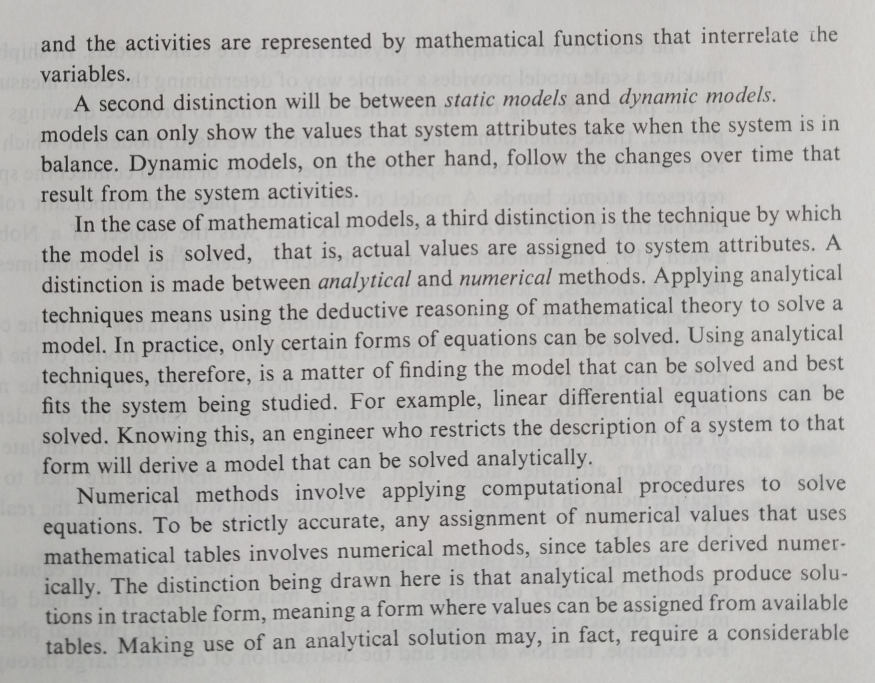
#> input picture test2.jpg, 2624 x 2048 px (shown at 1/3 size)
$ python -i Before_Segmentation.py   (imports and definitions only)
#> lines starting #> are read from the running program, lines starting #| are printed output that depends on the picture; after the words box and inside, x2 and y2 are one past the last pixel; in counts of white or black regions, pixels touching at a corner belong together
import cv2
import numpy as np


def image_for_detection(raw_image):
    # remove tiny noises by blurring
    sm_image = cv2.GaussianBlur(raw_image, (5, 5), 0)

    # binarize
    ret, bw_image = cv2.threshold(sm_image, 0, 255, cv2.THRESH_BINARY_INV + cv2.THRESH_OTSU)
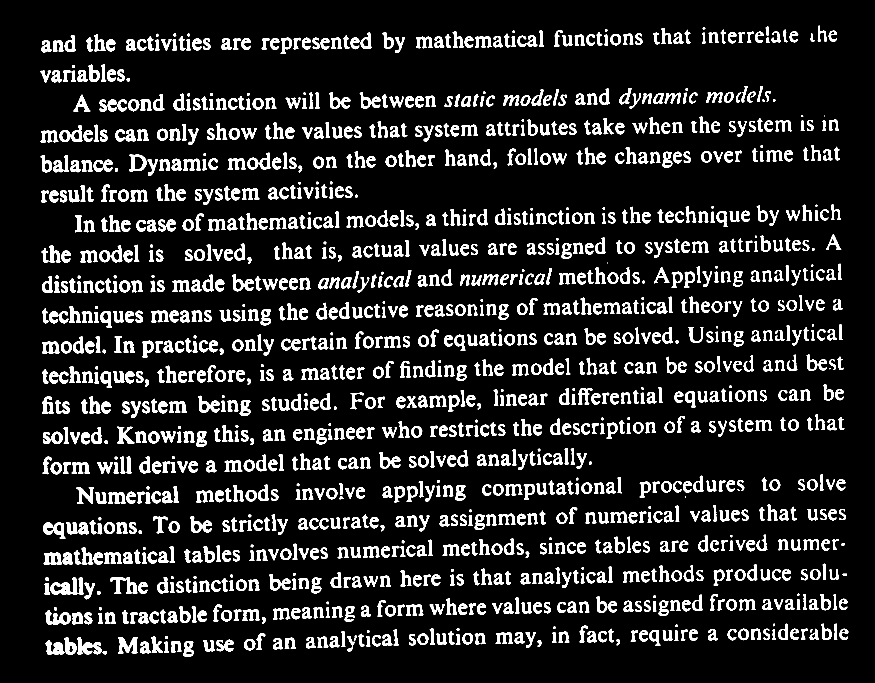
#> bw_image: shape (2048, 2624) (shown at 1/3 size); 11.7% white; 1427 white regions (5 under 20 px), largest, box (x1, y1, x2, y2) and area: (232, 1911, 305, 1963) 1879, (136, 1831, 213, 1874) 1693, (354, 1911, 414, 1961) 1655
#> ret = 147

    # dilate
    kernel = np.ones((2, 2), np.uint8)
    bw_image = cv2.dilate(bw_image, kernel)
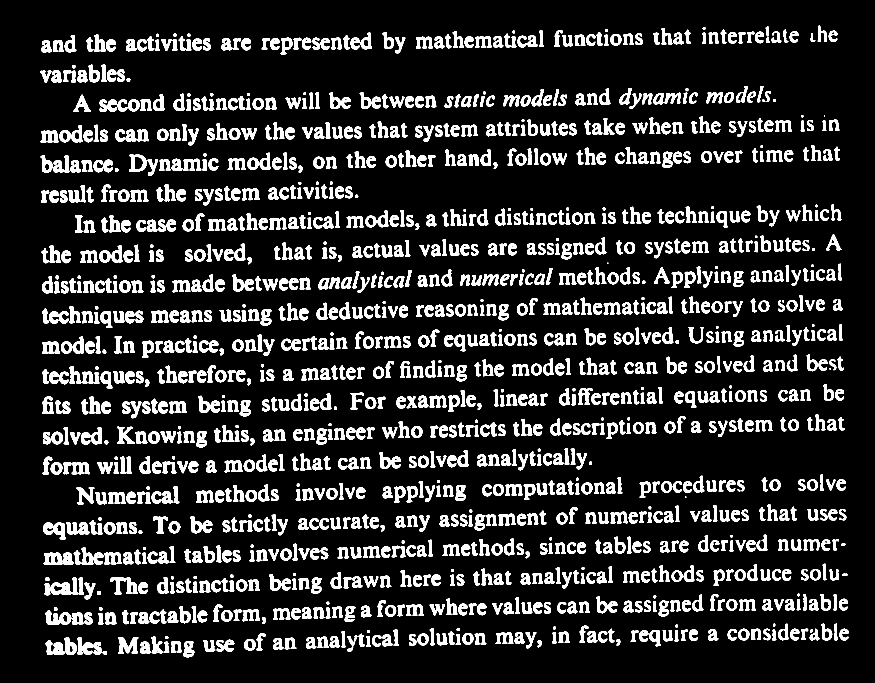
#> bw_image: shape (2048, 2624) (shown at 1/3 size); 14.1% white; 1417 white regions (4 under 20 px), largest, box (x1, y1, x2, y2) and area: (151, 1732, 234, 1785) 2191, (232, 1911, 306, 1964) 2135, (136, 1831, 214, 1875) 1919

    return bw_image


# [45 lines left out: functions image_for_extraction, getTransformationMatrix, not called in this run]


def rotate(image, M):
    return cv2.warpAffine(image, M, (image.shape[1], image.shape[0]))

>>> import cv2
>>> picture = cv2.imread('test2.jpg', cv2.IMREAD_GRAYSCALE)
>>> result = image_for_detection(picture)
